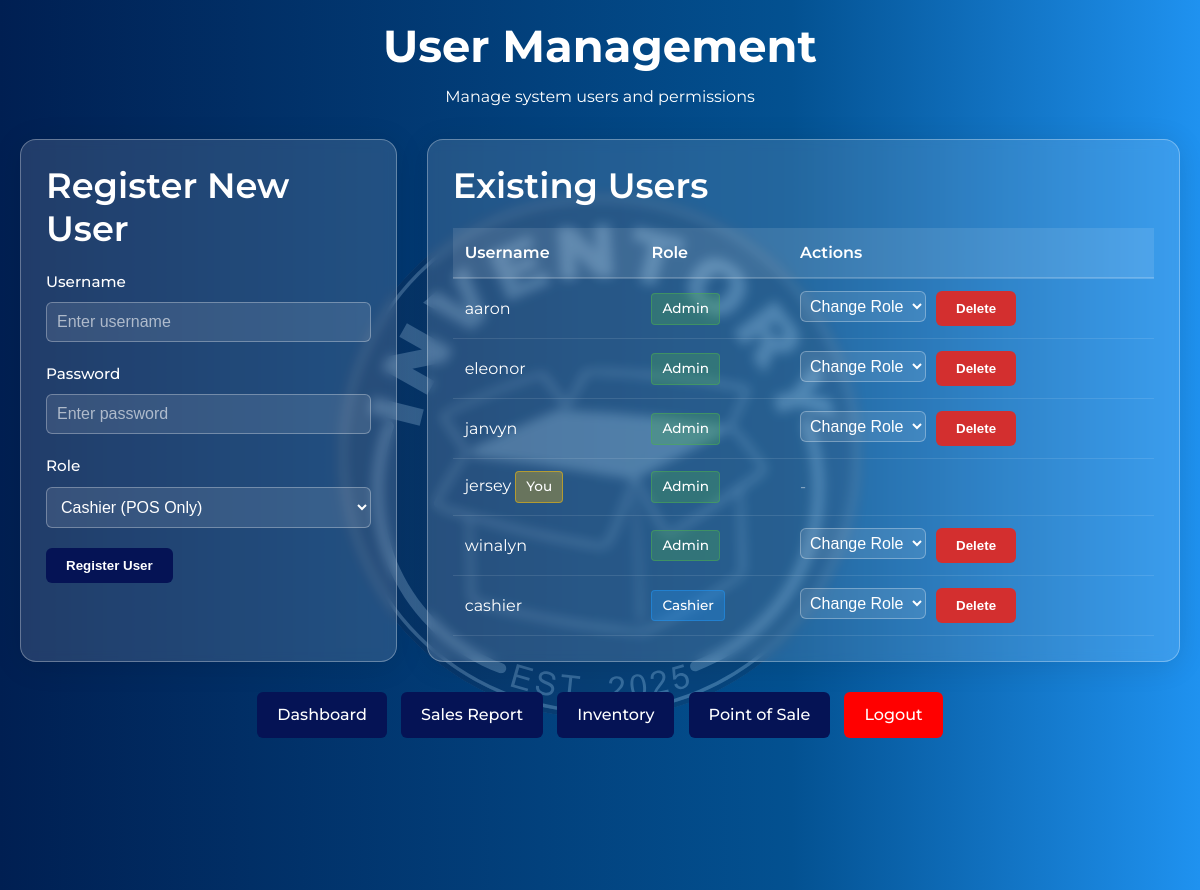
Page /admin_manage.php (signed in) on the committed database.
### tables this page shows
CREATE TABLE users (
    id INTEGER PRIMARY KEY AUTOINCREMENT,
    username TEXT UNIQUE NOT NULL,
    password TEXT NOT NULL
, role TEXT DEFAULT 'admin');

### admin_manage.php (the view, shortened to what this page needs)
<?php
try {
    $dbPath = __DIR__ . DIRECTORY_SEPARATOR . "inventory.db";
    $db = new PDO("sqlite:$dbPath");
    $db->setAttribute(PDO::ATTR_ERRMODE, PDO::ERRMODE_EXCEPTION);
} catch (PDOException $e) {
    die("Database connection failed: " . $e->getMessage());
}
$users = $db
    ->query("SELECT id, username, role FROM users ORDER BY role, username")
    ->fetchAll(PDO::FETCH_ASSOC);
?>
<!DOCTYPE html>
<html lang="en">
<head>
    <link rel="stylesheet" href="styles/admin_manage.css">
</head>
<body>
    <div class="container">
        <div class="header">
            <img src="assets/logo.svg" alt="Logo" class="logo">
            <h1>User Management</h1>
            <p>Manage system users and permissions</p>
        </div>
        <div class="content-wrapper">
            <div class="card">
                <h2>Register New User</h2>
                <form method="POST" action="">
                    <div class="form-group">
                        <label for="username">Username</label>
                        <input
                            type="text"
                            id="username"
                            name="username"
                            placeholder="Enter username"
                            required
                            minlength="3"
                        >
                    </div>
                    <div class="form-group">
                        <label for="password">Password</label>
                        <input
                            type="password"
                            id="password"
                            name="password"
                            placeholder="Enter password"
                            required
                            minlength="6"
                        >
                    </div>
                    <div class="form-group">
                        <label for="role">Role</label>
                        <select id="role" name="role" required>
                            <option value="cashier">Cashier (POS Only)</option>
                        </select>
                    </div>
                    <button type="submit">Register User</button>
                </form>
            </div>
            <div class="card">
                <h2>Existing Users</h2>
                <table class="users-table">
                    <thead>
                        <tr>
                            <th>Username</th>
                            <th>Role</th>
                            <th>Actions</th>
                        </tr>
                    </thead>
                    <tbody>
                        <?php foreach ($users as $user): ?>
                            <tr>
                                <td>
                                    <?php echo htmlspecialchars(
                                        $user["username"],
                                    ); ?>
                                    <?php if (
                                        $user["username"] === $_SESSION["user"]
                                    ): ?>
                                        <span class="badge current-user">You</span>
                                    <?php endif; ?>
                                </td>
                                <td>
                                    <span class="badge badge-<?php echo $user[
                                        "role"
                                    ]; ?>">
                                        <?php echo ucfirst($user["role"]); ?>
                                    </span>
                                </td>
                                <td>
                                    <div class="actions">
                                        <?php if (
                                            $user["username"] !==
                                            $_SESSION["user"]
                                        ): ?>
                                            <form method="POST" class="action-form">
                                                <select name="new_role" onchange="this.form.submit()" style="width: auto; padding: 5px;">
                                                    <option value="">Change Role</option>
                                                </select>
                                            </form>
                                            <form method="POST" class="action-form" onsubmit="return confirm('Are you sure you want to delete this user?');">
                                                <button type="submit" class="btn-danger">Delete</button>
                                            </form>
                                        <?php else: ?>
                                            <span style="color: rgba(255, 255, 255, 0.5);">-</span>
                                        <?php endif; ?>
                                    </div>
                                </td>
                            </tr>
                        <?php endforeach; ?>
                    </tbody>
                </table>
            </div>
        </div>
        <div class="nav-links">
            <a href="dashboard.php">Dashboard</a>
            <a href="report.php" class="inventory">Sales Report</a>
            <a href="inventory.php">Inventory</a>
            <a href="pos.php">Point of Sale</a>
            <a href="logout.php" style="background: #ff0000;">Logout</a>
        </div>
    </div>
</body>
</html>

### styles/admin_manage.css (style rules this page uses)
:root { --gradient-background: linear-gradient( 90deg, rgba(0, 31, 82, 1) 0%, rgba(3, 81, 145, 1) 66%, rgba(31, 146, 240, 1) 100% ); --glass-bg: rgba(255, 255, 255, 0.13); --glass-border: rgba(255, 255, 255, 0.3); --input-bg: rgba(255, 255, 255, 0.1); --input-focus-bg: rgba(255, 255, 255, 0.15); --glass-hover-bg: rgba(255, 255, 255, 0.2); --accent-blue: #67a6ff; --success-green: #4caf50; --error-red: #f44336; --primary-blue: #0466c8; --primary-blue-hover: #0351a1; --danger-red: #d32f2f; --danger-red-hover: #f44336; --secondary-gray: #6c757d; --secondary-gray-hover: #5a6268; --info-blue: #2196f3; --warning-yellow: #ffc107; --dark-blue: #051355; --logout-bg: #d32f2f; --logout-border: #f44336; --logout-hover-bg: #f44336; }
* { margin: 0; padding: 0; box-sizing: border-box; }
body { font-family: "Montserrat", sans-serif; font-weight: 400; background: var(--gradient-background); min-height: 100vh; padding: 20px; color: white; line-height: 1.6; }
.container { max-width: 1200px; margin: 0 auto; }
.header { text-align: center; margin-bottom: 30px; }
.logo { width: 100px; height: 100px; margin-bottom: 20px; }
h1 { font-size: 2.8em; font-weight: 700; line-height: 1.2; margin-bottom: 10px; }
.content-wrapper { display: grid; grid-template-columns: 1fr 2fr; gap: 30px; }
.card { background: var(--glass-bg); padding: 25px; border-radius: 16px; box-shadow: 0 4px 30px rgba(0, 0, 0, 0.1); backdrop-filter: blur(5.2px); -webkit-backdrop-filter: blur(5.2px); border: 1px solid var(--glass-border); }
h2 { margin-bottom: 20px; font-size: 2.2em; font-weight: 600; line-height: 1.2; color: white; }
.form-group { margin-bottom: 20px; }
label { display: block; margin-bottom: 8px; font-size: 0.95em; font-weight: 500; }
input, select { width: 100%; padding: 10px; background: var(--input-bg); border: 1px solid var(--glass-border); border-radius: 6px; color: white; font-size: 1em; }
input::placeholder { color: rgba(255, 255, 255, 0.6); }
select option { background: #035191; color: white; }
button { padding: 10px 20px; background: var(--dark-blue); border: none; border-radius: 6px; color: white; font-weight: 600; cursor: pointer; transition: background 0.3s ease; }
.btn-danger { background: var(--danger-red); }
.users-table { width: 100%; border-collapse: collapse; }
.users-table th { background: var(--input-bg); padding: 12px; text-align: left; font-weight: 600; border-bottom: 2px solid rgba(255, 255, 255, 0.2); }
.users-table td { padding: 12px; border-bottom: 1px solid rgba(255, 255, 255, 0.1); }
.badge { padding: 4px 10px; border-radius: 4px; font-size: 0.85em; font-weight: 500; display: inline-block; }
.badge-admin { background: rgba(76, 175, 80, 0.3); border: 1px solid rgba(76, 175, 80, 0.5); }
.badge-cashier { background: rgba(33, 150, 243, 0.3); border: 1px solid rgba(33, 150, 243, 0.5); }
.current-user { background: rgba(255, 193, 7, 0.3); border: 1px solid rgba(255, 193, 7, 0.5); }
.actions { display: flex; gap: 10px; flex-wrap: wrap; }
.action-form { display: inline-block; }
.nav-links { margin-top: 30px; text-align: center; }
.nav-links a { color: white; text-decoration: none; padding: 10px 20px; background: var(--dark-blue); border-radius: 6px; margin: 0 5px; display: inline-block; transition: all 0.3s ease; font-weight: 500; }
.logo { margin-top: 10px; height: 73vw; width: 73vw; position: absolute; top: 50%; left: 50%; transform: translate(-50%, -50%); z-index: -1; opacity: 0.2; }

### rows in the picture
users: username "aaron", role "Admin"
users: username "eleonor", role "Admin"
users: username "janvyn", role "Admin"
users: username "jersey", shows "You", role "Admin"
users: username "winalyn", role "Admin"
users: username "cashier", role "Cashier"
